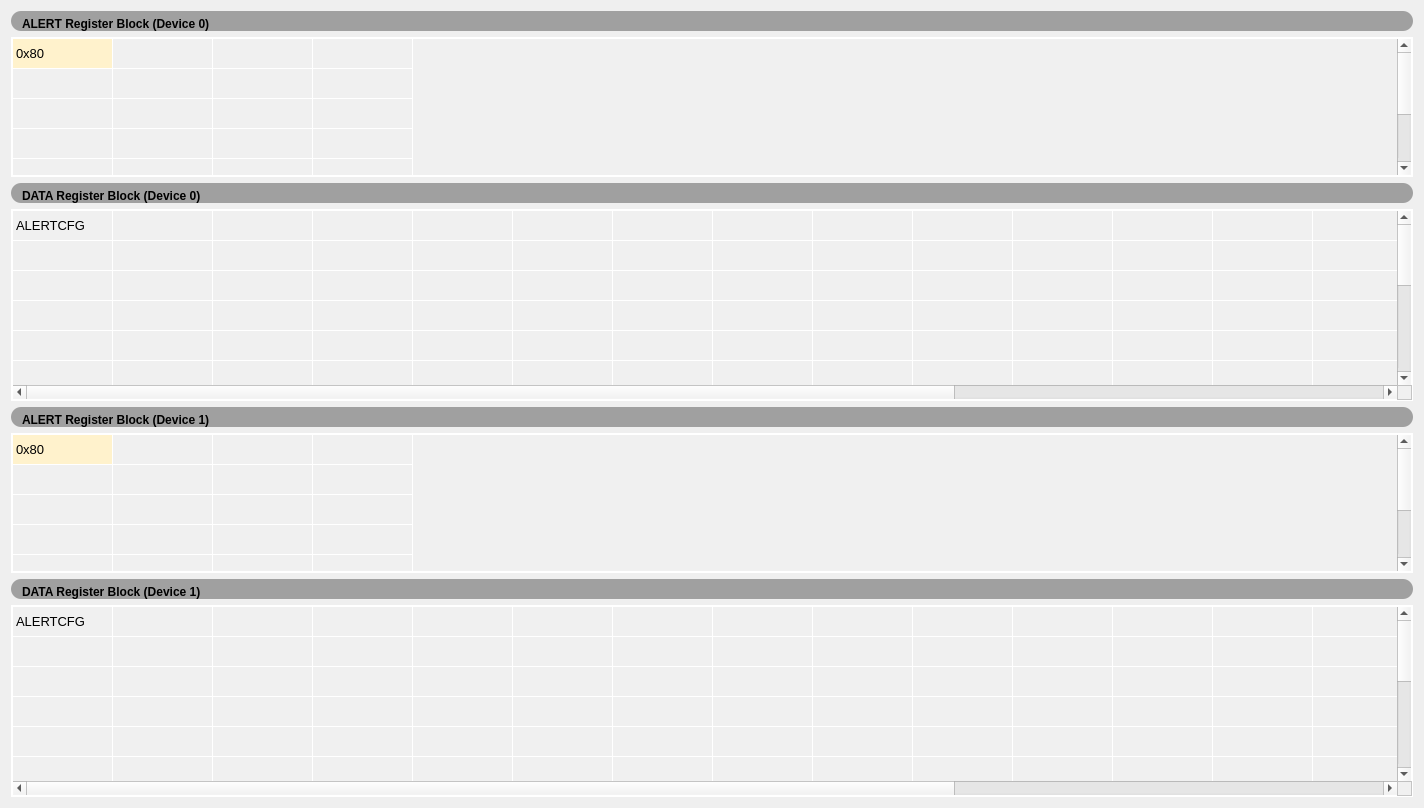
      <widget class="QWidget" name="tab_meaAcqDetail">
       <attribute name="title">
        <string>MEA ACQ DTL</string>
       </attribute>
       <layout class="QVBoxLayout" name="verticalLayout_5">
        <item>
         <widget class="QFrame" name="frame_31">
          <property name="maximumSize">
           <size>
            <width>16777215</width>
            <height>23</height>
           </size>
          </property>
          <property name="styleSheet">
           <string notr="true">QFrame {
    background-color: #a0a0a0; /* 设置背景颜色为灰色 */
    border-radius: 10px; /* 设置边框圆角的半径为10px */
}
</string>
          </property>
          <property name="frameShape">
           <enum>QFrame::Box</enum>
          </property>
          <property name="frameShadow">
           <enum>QFrame::Raised</enum>
          </property>
          <layout class="QHBoxLayout" name="horizontalLayout_44">
           <property name="leftMargin">
            <number>11</number>
           </property>
           <property name="topMargin">
            <number>0</number>
           </property>
           <property name="bottomMargin">
            <number>0</number>
           </property>
           <item>
            <widget class="QLabel" name="label_52">
             <property name="sizePolicy">
              <sizepolicy hsizetype="Preferred" vsizetype="Minimum">
               <horstretch>0</horstretch>
               <verstretch>0</verstretch>
              </sizepolicy>
             </property>
             <property name="minimumSize">
              <size>
               <width>0</width>
               <height>20</height>
              </size>
             </property>
             <property name="maximumSize">
              <size>
               <width>16777215</width>
               <height>23</height>
              </size>
             </property>
             <property name="styleSheet">
              <string notr="true">font: 11pt &quot;Calibri&quot;;
font-weight: 600; /* 设置字体粗细为600 */</string>
             </property>
             <property name="text">
              <string>ALERT Register Block (Device 0)</string>
             </property>
             <property name="alignment">
              <set>Qt::AlignBottom|Qt::AlignLeading|Qt::AlignLeft</set>
             </property>
            </widget>
           </item>
           <item>
            <spacer name="horizontalSpacer_36">
             <property name="orientation">
              <enum>Qt::Horizontal</enum>
             </property>
             <property name="sizeHint" stdset="0">
              <size>
               <width>20</width>
               <height>20</height>
              </size>
             </property>
            </spacer>
           </item>
          </layout>
         </widget>
        </item>
        <item>
         <widget class="QTableWidget" name="table_meaAcqDetailData_alertRegDev0">
          <property name="minimumSize">
           <size>
            <width>0</width>
            <height>0</height>
           </size>
          </property>
          <property name="maximumSize">
           <size>
            <width>16777215</width>
            <height>140</height>
           </size>
          </property>
          <property name="styleSheet">
           <string notr="true">QTableWidget {
    border: 2px solid white; /* 边框颜色与粗细调整为2px */
    gridline-color: white; /* 网格线颜色 */
    background-color: #f0f0f0; /* 单元格背景颜色 */
    font-family: &quot;Calibri&quot;; /* 单元格字体 */
    font-size: 10pt; /* 单元格字体大小 */
}

QTableWidget::item {
}

QHeaderView::section {
    background-color: #f0f0f0; /* 表头背景颜色 */
    padding: 5px; /* 表头内边距 */
    border-style: none; /* 表头边框样式 */
    border-bottom: 5px solid white; /* 表头下边框宽度调整为2px */
    border-right: 2px solid white; /* 表头右边框宽度调整为2px */
    font-family: &quot;Calibri&quot;; /* 表头字体 */
    font-size: 10pt; /* 表头字体大小 */
    font-weight: 600; /* 表头字体粗细 */
}

QTableCornerButton::section {
    background-color: #f0f0f0; /* 角落按钮背景颜色 */
    /* 添加其他您需要的样式 */
}
</string>
          </property>
          <attribute name="horizontalHeaderVisible">
           <bool>false</bool>
          </attribute>
          <attribute name="verticalHeaderVisible">
           <bool>false</bool>
          </attribute>
          <attribute name="verticalHeaderMinimumSectionSize">
           <number>0</number>
          </attribute>
          <row>
           <property name="text">
            <string>0</string>
           </property>
          </row>
          <row>
           <property name="text">
            <string>1</string>
           </property>
          </row>
          <row>
           <property name="text">
            <string>2</string>
           </property>
          </row>
          <row>
           <property name="text">
            <string>3</string>
           </property>
          </row>
          <row>
           <property name="text">
            <string>4</string>
           </property>
          </row>
          <row>
           <property name="text">
            <string>5</string>
           </property>
          </row>
          <row>
           <property name="text">
            <string>6</string>
           </property>
          </row>
          <column>
           <property name="text">
            <string>0</string>
           </property>
          </column>
          <column>
           <property name="text">
            <string>1</string>
           </property>
          </column>
          <column>
           <property name="text">
            <string>2</string>
           </property>
          </column>
          <column>
           <property name="text">
            <string>3</string>
           </property>
          </column>
          <item row="0" column="0">
           <property name="text">
            <string>0x80</string>
           </property>
           <property name="background">
            <brush brushstyle="SolidPattern">
             <color alpha="255">
              <red>255</red>
              <green>242</green>
              <blue>204</blue>
             </color>
            </brush>
           </property>
          </item>
         </widget>
        </item>
        <item>
         <widget class="QFrame" name="frame_32">
          <property name="maximumSize">
           <size>
            <width>16777215</width>
            <height>23</height>
           </size>
          </property>
          <property name="styleSheet">
           <string notr="true">QFrame {
    background-color: #a0a0a0; /* 设置背景颜色为灰色 */
    border-radius: 10px; /* 设置边框圆角的半径为10px */
}
</string>
          </property>
          <property name="frameShape">
           <enum>QFrame::Box</enum>
          </property>
          <property name="frameShadow">
           <enum>QFrame::Raised</enum>
          </property>
          <layout class="QHBoxLayout" name="horizontalLayout_45">
           <property name="leftMargin">
            <number>11</number>
           </property>
           <property name="topMargin">
            <number>0</number>
           </property>
           <property name="bottomMargin">
            <number>0</number>
           </property>
           <item>
            <widget class="QLabel" name="label_53">
             <property name="sizePolicy">
              <sizepolicy hsizetype="Preferred" vsizetype="Minimum">
               <horstretch>0</horstretch>
               <verstretch>0</verstretch>
              </sizepolicy>
             </property>
             <property name="minimumSize">
              <size>
               <width>0</width>
               <height>20</height>
              </size>
             </property>
             <property name="maximumSize">
              <size>
               <width>16777215</width>
               <height>23</height>
              </size>
             </property>
             <property name="styleSheet">
              <string notr="true">font: 11pt &quot;Calibri&quot;;
font-weight: 600; /* 设置字体粗细为600 */</string>
             </property>
             <property name="text">
              <string>DATA Register Block (Device 0)</string>
             </property>
             <property name="alignment">
              <set>Qt::AlignBottom|Qt::AlignLeading|Qt::AlignLeft</set>
             </property>
            </widget>
           </item>
           <item>
            <spacer name="horizontalSpacer_37">
             <property name="orientation">
              <enum>Qt::Horizontal</enum>
             </property>
             <property name="sizeHint" stdset="0">
              <size>
               <width>20</width>
               <height>20</height>
              </size>
             </property>
            </spacer>
           </item>
          </layout>
         </widget>
        </item>
        <item>
         <widget class="QTableWidget" name="table_meaAcqDetailData_dataRegDev0">
          <property name="maximumSize">
           <size>
            <width>16777215</width>
            <height>16777215</height>
           </size>
          </property>
          <property name="styleSheet">
           <string notr="true">QTableWidget {
    border: 2px solid white; /* 边框颜色与粗细调整为2px */
    gridline-color: white; /* 网格线颜色 */
    background-color: #f0f0f0; /* 单元格背景颜色 */
    font-family: &quot;Calibri&quot;; /* 单元格字体 */
    font-size: 10pt; /* 单元格字体大小 */
}

QTableWidget::item {
}

QHeaderView::section {
    background-color: #f0f0f0; /* 表头背景颜色 */
    padding: 2px; /* 表头内边距 */
    border-style: none; /* 表头边框样式 */
    border-bottom: 5px solid white; /* 表头下边框宽度调整为2px */
    border-right: 2px solid white; /* 表头右边框宽度调整为2px */
    font-family: &quot;Calibri&quot;; /* 表头字体 */
    font-size: 10pt; /* 表头字体大小 */
    font-weight: 600; /* 表头字体粗细 */
}

QTableCornerButton::section {
    background-color: #f0f0f0; /* 角落按钮背景颜色 */
    /* 添加其他您需要的样式 */
}
</string>
          </property>
          <attribute name="horizontalHeaderVisible">
           <bool>false</bool>
          </attribute>
          <attribute name="verticalHeaderVisible">
           <bool>false</bool>
          </attribute>
          <attribute name="verticalHeaderMinimumSectionSize">
           <number>0</number>
          </attribute>
          <row>
           <property name="text">
            <string>0</string>
           </property>
          </row>
          <row>
           <property name="text">
            <string>1</string>
           </property>
          </row>
          <row>
           <property name="text">
            <string>2</string>
           </property>
          </row>
          <row>
           <property name="text">
            <string>3</string>
           </property>
          </row>
          <row>
           <property name="text">
            <string>4</string>
           </property>
          </row>
          <row>
           <property name="text">
            <string>5</string>
           </property>
          </row>
          <row>
           <property name="text">
            <string>6</string>
           </property>
          </row>
          <row>
           <property name="text">
            <string>7</string>
           </property>
          </row>
          <row>
           <property name="text">
            <string>8</string>
           </property>
          </row>
          <row>
           <property name="text">
            <string>9</string>
           </property>
          </row>
          <row>
           <property name="text">
            <string>10</string>
           </property>
          </row>
          <row>
           <property name="text">
            <string>11</string>
           </property>
          </row>
          <column>
           <property name="text">
            <string>0</string>
           </property>
          </column>
          <column>
           <property name="text">
            <string>1</string>
           </property>
          </column>
          <column>
           <property name="text">
            <string>2</string>
           </property>
          </column>
          <column>
           <property name="text">
            <string>3</string>
           </property>
          </column>
          <column>
           <property name="text">
            <string>4</string>
           </property>
          </column>
          <column>
           <property name="text">
            <string>5</string>
           </property>
          </column>
          <column>
           <property name="text">
            <string>6</string>
           </property>
          </column>
          <column>
           <property name="text">
            <string>7</string>
           </property>
          </column>
          <column>
           <property name="text">
            <string>8</string>
           </property>
          </column>
          <column>
           <property name="text">
            <string>9</string>
           </property>
          </column>
          <column>
           <property name="text">
            <string>10</string>
           </property>
          </column>
          <column>
           <property name="text">
            <string>11</string>
           </property>
          </column>
          <column>
           <property name="text">
            <string>12</string>
           </property>
          </column>
          <column>
           <property name="text">
            <string>13</string>
           </property>
          </column>
          <column>
           <property name="text">
            <string>14</string>
           </property>
          </column>
          <column>
           <property name="text">
            <string>15</string>
           </property>
          </column>
          <column>
           <property name="text">
            <string>16</string>
           </property>
          </column>
          <column>
           <property name="text">
            <string>17</string>
           </property>
          </column>
          <column>
           <property name="text">
            <string>18</string>
           </property>
          </column>
          <item row="0" column="0">
           <property name="text">
            <string>ALERTCFG</string>
           </property>
          </item>
         </widget>
        </item>
        <item>
         <widget class="QFrame" name="frame_meaAcqDetailPage_alertDev1">
          <property name="maximumSize">
           <size>
            <width>16777215</width>
            <height>23</height>
           </size>
          </property>
          <property name="styleSheet">
           <string notr="true">QFrame {
    background-color: #a0a0a0; /* 设置背景颜色为灰色 */
    border-radius: 10px; /* 设置边框圆角的半径为10px */
}
</string>
          </property>
          <property name="frameShape">
           <enum>QFrame::Box</enum>
          </property>
          <property name="frameShadow">
           <enum>QFrame::Raised</enum>
          </property>
          <layout class="QHBoxLayout" name="horizontalLayout_47">
           <property name="leftMargin">
            <number>11</number>
           </property>
           <property name="topMargin">
            <number>0</number>
           </property>
           <property name="bottomMargin">
            <number>0</number>
           </property>
           <item>
            <widget class="QLabel" name="label_56">
             <property name="sizePolicy">
              <sizepolicy hsizetype="Preferred" vsizetype="Minimum">
               <horstretch>0</horstretch>
               <verstretch>0</verstretch>
              </sizepolicy>
             </property>
             <property name="minimumSize">
              <size>
               <width>0</width>
               <height>20</height>
              </size>
             </property>
             <property name="maximumSize">
              <size>
               <width>16777215</width>
               <height>23</height>
              </size>
             </property>
             <property name="styleSheet">
              <string notr="true">font: 11pt &quot;Calibri&quot;;
font-weight: 600; /* 设置字体粗细为600 */</string>
             </property>
             <property name="text">
              <string>ALERT Register Block (Device 1)</string>
             </property>
             <property name="alignment">
              <set>Qt::AlignBottom|Qt::AlignLeading|Qt::AlignLeft</set>
             </property>
            </widget>
           </item>
           <item>
            <spacer name="horizontalSpacer_45">
             <property name="orientation">
              <enum>Qt::Horizontal</enum>
             </property>
             <property name="sizeHint" stdset="0">
              <size>
               <width>1194</width>
               <height>20</height>
              </size>
             </property>
            </spacer>
           </item>
          </layout>
         </widget>
        </item>
        <item>
         <widget class="QTableWidget" name="table_meaAcqDetailData_alertRegDev1">
          <property name="maximumSize">
           <size>
            <width>16777215</width>
            <height>140</height>
           </size>
          </property>
          <property name="styleSheet">
           <string notr="true">QTableWidget {
    border: 2px solid white; /* 边框颜色与粗细调整为2px */
    gridline-color: white; /* 网格线颜色 */
    background-color: #f0f0f0; /* 单元格背景颜色 */
    font-family: &quot;Calibri&quot;; /* 单元格字体 */
    font-size: 10pt; /* 单元格字体大小 */
}

QTableWidget::item {
}

QHeaderView::section {
    background-color: #f0f0f0; /* 表头背景颜色 */
    padding: 5px; /* 表头内边距 */
    border-style: none; /* 表头边框样式 */
    border-bottom: 5px solid white; /* 表头下边框宽度调整为2px */
    border-right: 2px solid white; /* 表头右边框宽度调整为2px */
    font-family: &quot;Calibri&quot;; /* 表头字体 */
    font-size: 10pt; /* 表头字体大小 */
    font-weight: 600; /* 表头字体粗细 */
}

QTableCornerButton::section {
    background-color: #f0f0f0; /* 角落按钮背景颜色 */
    /* 添加其他您需要的样式 */
}
</string>
          </property>
          <attribute name="horizontalHeaderVisible">
           <bool>false</bool>
          </attribute>
          <attribute name="verticalHeaderVisible">
           <bool>false</bool>
          </attribute>
          <attribute name="verticalHeaderMinimumSectionSize">
           <number>0</number>
          </attribute>
          <row>
           <property name="text">
            <string>0</string>
           </property>
          </row>
          <row>
           <property name="text">
            <string>1</string>
           </property>
          </row>
          <row>
           <property name="text">
            <string>2</string>
           </property>
          </row>
          <row>
           <property name="text">
            <string>3</string>
           </property>
          </row>
          <row>
           <property name="text">
            <string>4</string>
           </property>
          </row>
          <row>
           <property name="text">
            <string>5</string>
           </property>
          </row>
          <row>
           <property name="text">
            <string>6</string>
           </property>
          </row>
          <column>
           <property name="text">
            <string>0</string>
           </property>
          </column>
          <column>
           <property name="text">
            <string>1</string>
           </property>
          </column>
          <column>
           <property name="text">
            <string>2</string>
           </property>
          </column>
          <column>
           <property name="text">
            <string>3</string>
           </property>
          </column>
          <item row="0" column="0">
           <property name="text">
            <string>0x80</string>
           </property>
           <property name="background">
            <brush brushstyle="SolidPattern">
             <color alpha="255">
              <red>255</red>
              <green>242</green>
              <blue>204</blue>
             </color>
            </brush>
           </property>
          </item>
         </widget>
        </item>
        <item>
         <widget class="QFrame" name="frame_meaAcqDetailPage_dataDev1">
          <property name="maximumSize">
           <size>
            <width>16777215</width>
            <height>23</height>
           </size>
          </property>
          <property name="styleSheet">
           <string notr="true">QFrame {
    background-color: #a0a0a0; /* 设置背景颜色为灰色 */
    border-radius: 10px; /* 设置边框圆角的半径为10px */
}
</string>
          </property>
          <property name="frameShape">
           <enum>QFrame::Box</enum>
          </property>
          <property name="frameShadow">
           <enum>QFrame::Raised</enum>
          </property>
          <layout class="QHBoxLayout" name="horizontalLayout_46">
           <property name="leftMargin">
            <number>11</number>
           </property>
           <property name="topMargin">
            <number>0</number>
           </property>
           <property name="bottomMargin">
            <number>0</number>
           </property>
           <item>
            <widget class="QLabel" name="label_54">
             <property name="sizePolicy">
              <sizepolicy hsizetype="Preferred" vsizetype="Minimum">
               <horstretch>0</horstretch>
               <verstretch>0</verstretch>
              </sizepolicy>
             </property>
             <property name="minimumSize">
              <size>
               <width>0</width>
               <height>20</height>
              </size>
             </property>
             <property name="maximumSize">
              <size>
               <width>16777215</width>
               <height>23</height>
              </size>
             </property>
             <property name="styleSheet">
              <string notr="true">font: 11pt &quot;Calibri&quot;;
font-weight: 600; /* 设置字体粗细为600 */</string>
             </property>
             <property name="text">
              <string>DATA Register Block (Device 1)</string>
             </property>
             <property name="alignment">
              <set>Qt::AlignBottom|Qt::AlignLeading|Qt::AlignLeft</set>
             </property>
            </widget>
           </item>
           <item>
            <spacer name="horizontalSpacer_38">
             <property name="orientation">
              <enum>Qt::Horizontal</enum>
             </property>
             <property name="sizeHint" stdset="0">
              <size>
               <width>1199</width>
               <height>20</height>
              </size>
             </property>
            </spacer>
           </item>
          </layout>
         </widget>
        </item>
        <item>
         <widget class="QTableWidget" name="table_meaAcqDetailData_dataRegDev1">
          <property name="maximumSize">
           <size>
            <width>16777215</width>
            <height>16777215</height>
           </size>
          </property>
          <property name="styleSheet">
           <string notr="true">QTableWidget {
    border: 2px solid white; /* 边框颜色与粗细调整为2px */
    gridline-color: white; /* 网格线颜色 */
    background-color: #f0f0f0; /* 单元格背景颜色 */
    font-family: &quot;Calibri&quot;; /* 单元格字体 */
    font-size: 10pt; /* 单元格字体大小 */
}

QTableWidget::item {
}

QHeaderView::section {
    background-color: #f0f0f0; /* 表头背景颜色 */
    padding: 2px; /* 表头内边距 */
    border-style: none; /* 表头边框样式 */
    border-bottom: 5px solid white; /* 表头下边框宽度调整为2px */
    border-right: 2px solid white; /* 表头右边框宽度调整为2px */
    font-family: &quot;Calibri&quot;; /* 表头字体 */
    font-size: 10pt; /* 表头字体大小 */
    font-weight: 600; /* 表头字体粗细 */
}

QTableCornerButton::section {
    background-color: #f0f0f0; /* 角落按钮背景颜色 */
    /* 添加其他您需要的样式 */
}
</string>
          </property>
          <attribute name="horizontalHeaderVisible">
           <bool>false</bool>
          </attribute>
          <attribute name="verticalHeaderVisible">
           <bool>false</bool>
          </attribute>
          <attribute name="verticalHeaderMinimumSectionSize">
           <number>0</number>
          </attribute>
          <row>
           <property name="text">
            <string>0</string>
           </property>
          </row>
          <row>
           <property name="text">
            <string>1</string>
           </property>
          </row>
          <row>
           <property name="text">
            <string>2</string>
           </property>
          </row>
          <row>
           <property name="text">
            <string>3</string>
           </property>
          </row>
          <row>
           <property name="text">
            <string>4</string>
           </property>
          </row>
          <row>
           <property name="text">
            <string>5</string>
           </property>
          </row>
          <row>
           <property name="text">
            <string>6</string>
           </property>
          </row>
          <row>
           <property name="text">
            <string>7</string>
           </property>
          </row>
          <row>
           <property name="text">
            <string>8</string>
           </property>
          </row>
          <row>
           <property name="text">
            <string>9</string>
           </property>
          </row>
          <row>
           <property name="text">
            <string>10</string>
           </property>
          </row>
          <row>
           <property name="text">
            <string>11</string>
           </property>
          </row>
          <column>
           <property name="text">
            <string>0</string>
           </property>
          </column>
          <column>
           <property name="text">
            <string>1</string>
           </property>
          </column>
          <column>
           <property name="text">
            <string>2</string>
           </property>
          </column>
          <column>
           <property name="text">
            <string>3</string>
           </property>
          </column>
          <column>
           <property name="text">
            <string>4</string>
           </property>
          </column>
          <column>
           <property name="text">
            <string>5</string>
           </property>
          </column>
          <column>
           <property name="text">
            <string>6</string>
           </property>
          </column>
          <column>
           <property name="text">
            <string>7</string>
           </property>
          </column>
          <column>
           <property name="text">
            <string>8</string>
           </property>
          </column>
          <column>
           <property name="text">
            <string>9</string>
           </property>
          </column>
          <column>
           <property name="text">
            <string>10</string>
           </property>
          </column>
          <column>
           <property name="text">
            <string>11</string>
           </property>
          </column>
          <column>
           <property name="text">
            <string>12</string>
           </property>
          </column>
          <column>
           <property name="text">
            <string>13</string>
           </property>
          </column>
          <column>
           <property name="text">
            <string>14</string>
           </property>
          </column>
          <column>
           <property name="text">
            <string>15</string>
           </property>
          </column>
          <column>
           <property name="text">
            <string>16</string>
           </property>
          </column>
          <column>
           <property name="text">
            <string>17</string>
           </property>
          </column>
          <column>
           <property name="text">
            <string>18</string>
           </property>
          </column>
          <item row="0" column="0">
           <property name="text">
            <string>ALERTCFG</string>
           </property>
          </item>
         </widget>
        </item>
       </layout>
      </widget>
